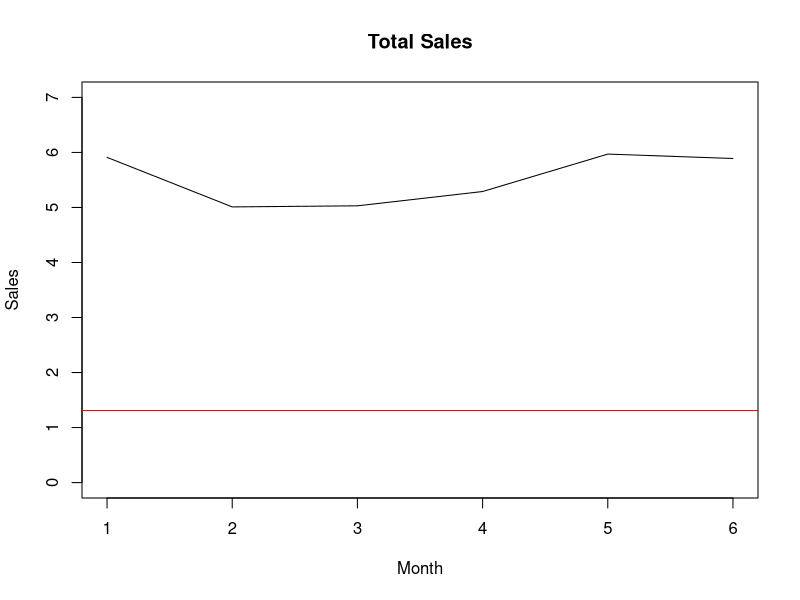
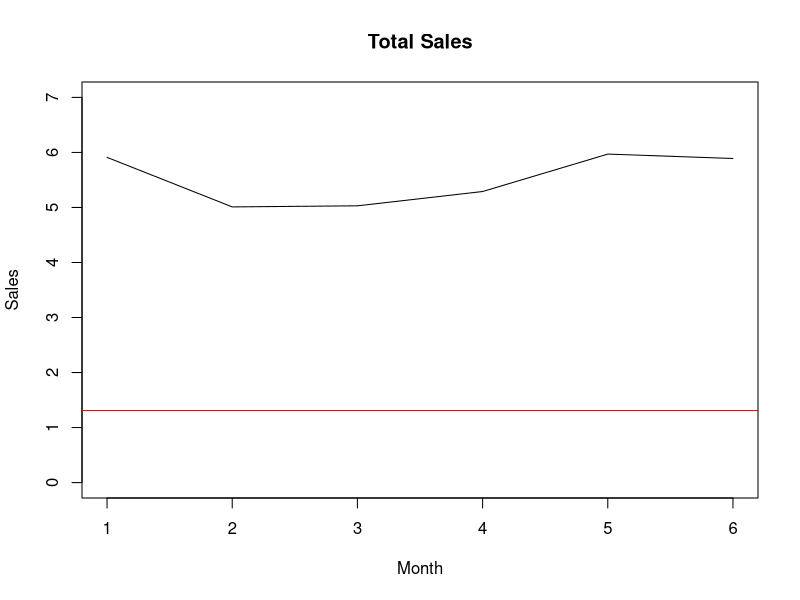
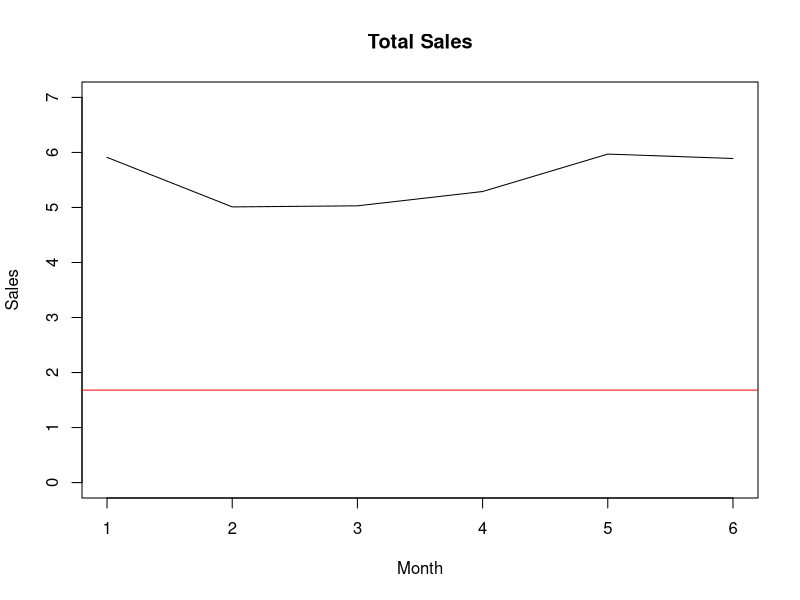
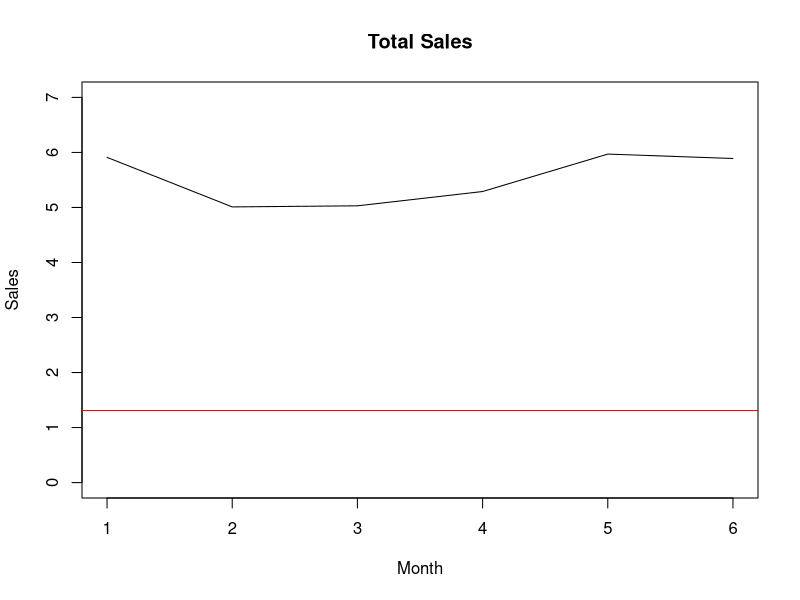
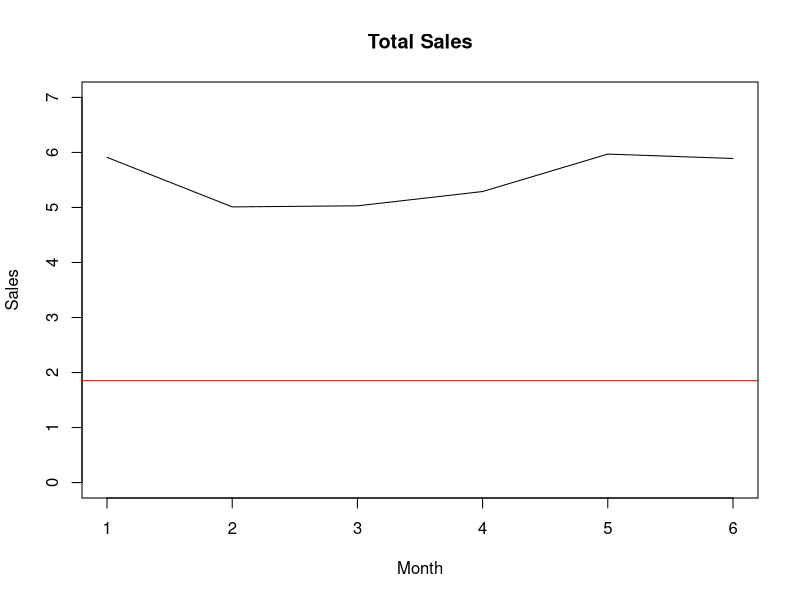

Reproduce these figures in R, in order.
## ---- chunk 1

mydata <-data.frame("Month"=c("jul-14","aug-14","sep-14","oct-14","nov-14","dec-14"),"SALES"=c(5.91,5.01,5.03,5.29,5.97,5.89))

 mydata
## ---- chunk 2
plot(mydata$SALES, xlab="Month",ylab="Sales",ylim=c(0,7),type="l", main='Total Sales')
ss <- max(sd(mydata$SALES)*qnorm(0.9)*sqrt(5),0)
   abline(h=ss,col="red")
## ---- chunk 3
plot(mydata$SALES, xlab="Month",ylab="Sales",ylim=c(0,7),type="l", main='Total Sales')
ss <- max(sd(mydata$SALES)*qnorm(0.9)*sqrt(5),0)
   abline(h=ss,col="red")
print(ss)
## ---- chunk 4
plot(mydata$SALES, xlab="Month",ylab="Sales",ylim=c(0,7),type="l", main='Total Sales')
ss <- max(sd(mydata$SALES)*qnorm(0.95)*sqrt(5),0)
   abline(h=ss,col="red")
print(ss)
## ---- chunk 5
plot(mydata$SALES, xlab="Month",ylab="Sales",ylim=c(0,7),type="l", main='Total Sales')
ss <- max(sd(mydata$SALES)*qnorm(0.9)*sqrt(5),0)
   abline(h=ss,col="red")
print(ss)
## ---- chunk 6
plot(mydata$SALES, xlab="Month",ylab="Sales",ylim=c(0,7),type="l", main='Total Sales')
ss <- max(sd(mydata$SALES)*qnorm(0.9)*sqrt(10),0)
   abline(h=ss,col="red")
print(ss)
